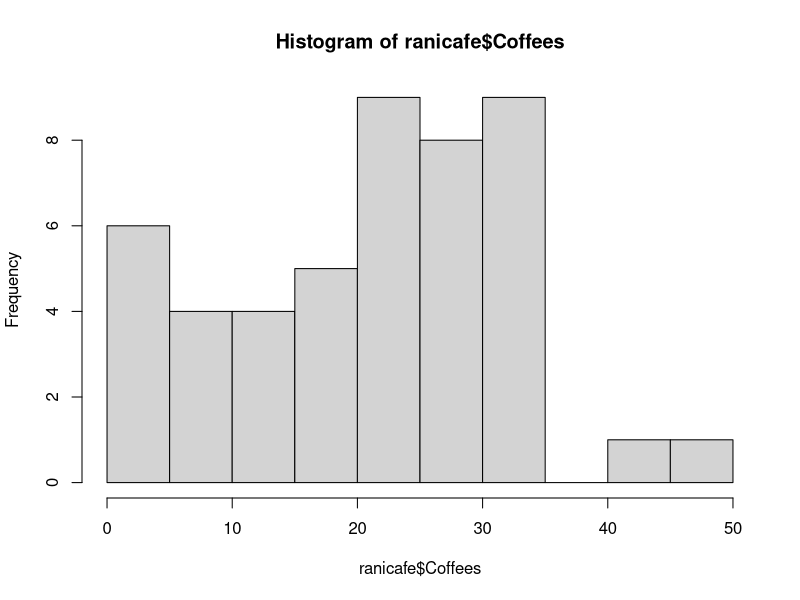

Here is the R script that generated this plot: (Note: this script raises an error after producing the figure.)
# 2. 묘수와 통계량
# 라니 카페
ranicafe <- read.csv('cafedata.csv', stringsAsFactors = F)
str(ranicafe)
head(ranicafe)
summary(ranicafe)
dim(ranicafe)

ranicafe$Coffees <- as.numeric(ranicafe$Coffees)
sort(ranicafe$Coffees)
sort(ranicafe$Coffees)[1]                   # 최소값
sort(ranicafe$Coffees, decreasing = T)
sort(ranicafe$Coffees, decreasing = T)[1]   # 최대값
min(ranicafe$Coffees, na.rm = T)            # NA가 제거된 최소값
max(ranicafe$Coffees, na.rm = T)            # NA가 제거된 최대값

stem(ranicafe$Coffees)    # 최빈값
hist(ranicafe$Coffees)

rc <- ranicafe$Coffees
weight <- 1 / (length(rc) - 1)    # NA 갯수를 빼주어야 함
sum(rc * weight, na.rm = T)       # 평균
mean(rc, na.rm = T)

rc[rc == max(rc, na.rm = T)] <- 480
mean(rc, na.rm = T)

length(rc)
median.idx <- (1 + length(rc)-1) / 2
sort(rc)[median.idx]    # 중앙값
median(rc, na.rm = T)

# 표준편차 구하기
height <- c(164, 166, 168, 170, 172, 174, 176)
height.m <- mean(height)
h.dev <- height - height.m
h.dev
sum(h.dev)

h.dev2 <- h.dev **2
sum(h.dev2)
variance <- sum(h.dev2) / length(height)    # 분산
standard_deviation <- sqrt(variance)        # 표준편차

mean(heitht)
var(height)
sd(height)

# 사분위수 구하기
quantile(rc, na.rm = T)
qs <- quantile(rc, na.rm = T)
qs
qs[4] - qs[2]    # 3분위수 - 1분위수 -> 1QR(InterQuantile Range)
IQR(rc, na.rm = T)

bp <- boxplot(rc, main="커피 판매량에 대한 상자도표,", axex=F)

# 이상치  
boxplot(cars$dist)
qs <- quantile(cars$dist)
qs
iqr <- qs[4] - qs[2]
iqr
upperLimit <- qs[4] + 1.5 * iqr
lowerLimit <- qs[2] - 1.5 * iqr
lowerLimit; upperLimit
cars$dist[cars$dist > upperLimit]
